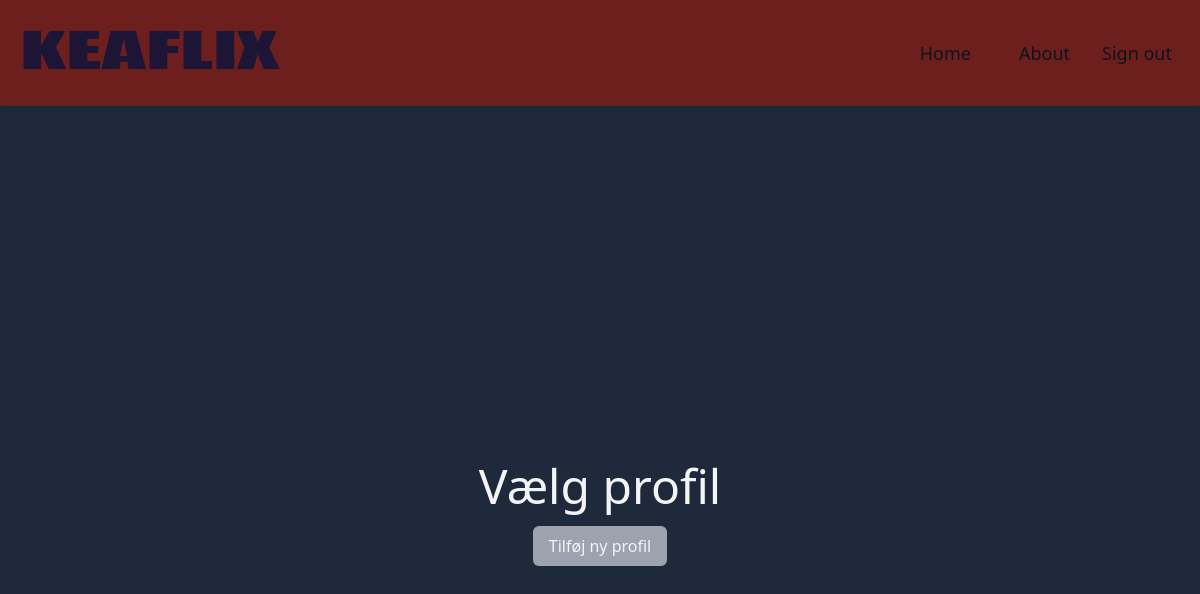
/profile/ (signed in), run on an earlier commit of the app's database.
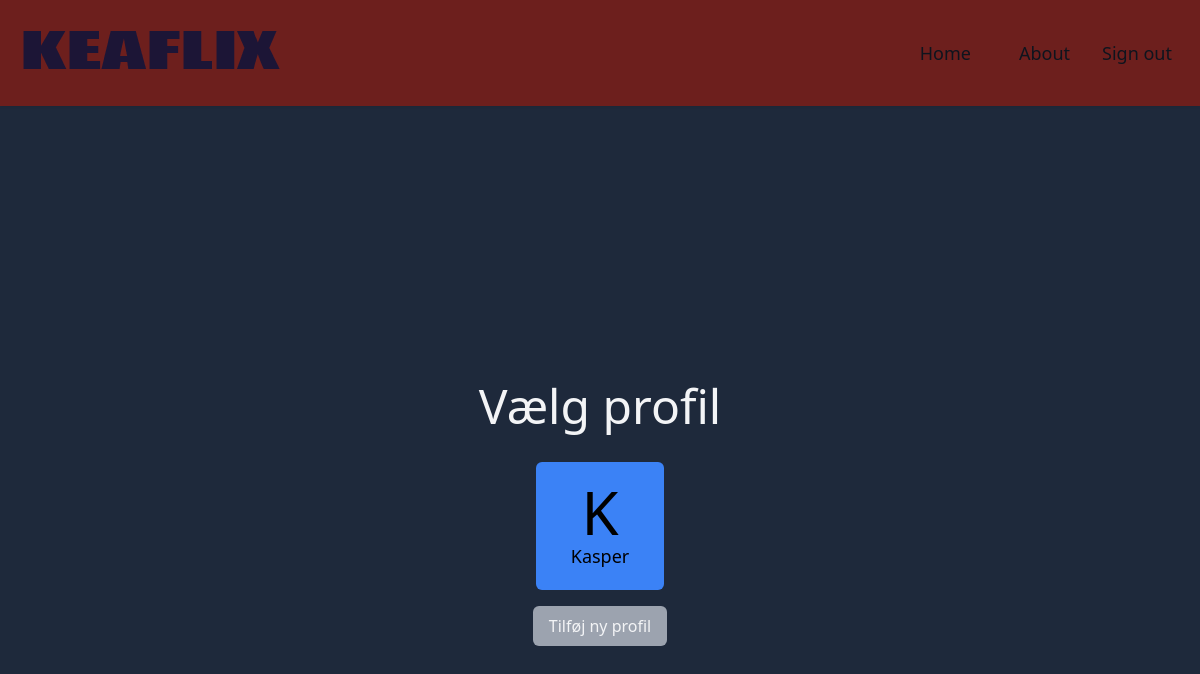
And on a later commit of the database.
### core/models.py (models this page shows)
class Profile(models.Model):
    name      = models.CharField(max_length=255)
    age_limit = models.CharField(max_length=15,choices=AGE_CHOICES)
    uuid      = models.UUIDField(default = uuid.uuid4)

### core/views.py (the view)
# urls.py: path('profile/', ProfileList.as_view(), name='profiles'),
class ProfileList(View):
    def get(self, request, *args, **kwargs):
        profiles = request.user.profiles.all()
        return render(request, 'profile_list.html', { 'profiles':profiles })

### templates/profile_list.html (shortened to what this page needs)
{% extends 'base.html' %}
{% load static %}
{% block body_block %}
    {% include "partials/_navbar.html" %}
    <section class='bg-primary_black min-h-screen py-20 md:py-0 flex-col flex justify-center items-center'>
        <h2 class="text-center font-medium text-5xl my-4 text-gray-100">
            Vælg profil
        </h2>
        <div class="flex flex-wrap justify-center items-center w-10/12  md:w-6/12">
        {% for profile in profiles %}
                <div class="w-32 h-32 m-4  bg-blue-500 flex justify-center items-center flex-col rounded-md cursor-pointer">
                    <p class='text-6xl'>
                        {{profile.name | slice:":1"}}
                    </p>
                    <p class='text-lg'>
                        {{profile.name}}
                    </p>
                </div>
        {% endfor %}
        </div>
        {% if request.user.profiles.all|length < 5 %}
            <div class="flex justify-center items-center">
                <a href="">
                    <button class="px-4 py-2 rounded-md outline-none bg-gray-400 text-gray-100">
                        Tilføj ny profil
                    </button>
                </a>
            </div>
        {% endif %}
    </section>
{% endblock body_block %}

### templates/base.html (shortened to what this page needs)
<!DOCTYPE html>
<html lang="en">
    {% load static %}
<head>
    <link rel="stylesheet" type="text/css" href="{% static 'css/style.css' %}">
</head>
<body>
    {% block body_block %}
    {% endblock body_block %}
</body>
</html>

### templates/partials/_navbar.html (shortened to what this page needs)
<!DOCTYPE html>
<html lang="en">
    {% load static %}
<head>
    <link rel="stylesheet" type="text/css" href="{% static 'css/style.css' %}">
</head>
{% load static %}
 <body class="bg-slate-800">
    <nav class="p-5 shadow md:flex md:items-center md:justify-between opacity-50" style="background-color:#BC1600;">
        <div>
            <span class="text-2x1 font-[Poppins] cursor-pointer">
                <img src= "{% static "KEAFLIX_ORIGINAL.png" %}" alt= "KEAFLIX" >
            </span>
        </div>
        <ul class="md:flex md:items-center">
            <li class="mx-4">
                <a href="" class="py-1 px-2 md:text-lg hover:text-red-500 duration-500">Home</a>
            </li>
            <li class="mx-4">
                <a href="" class="py-1 px-2 md:text-lg hover:text-red-500 duration-500">About</a>
            </li>
            {% if request.user.is_authenticated %}
            <form action="{% url 'account_logout' %}" method="post">
                <button class="bg-primary_red py-1 px-2 md:text-lg rounded-md hover:text-red-500 duration-500">
                    Sign out
                </button>
            </form>
            {% else %}
            <li class="mx-4">
                <button class="bg-primary_red py-1 px-2 md:text-lg rounded-md hover:text-red-500 duration-500">
                    <a href="{% url 'account_login' %}"> Sign in</a>
                </button>
            </li>
            {% endif %}
        </ul>
    </nav>
</body>

### static/css/style.css (style rules this page uses)
html { line-height: 1.5; -webkit-text-size-adjust: 100%; -moz-tab-size: 4; -o-tab-size: 4; tab-size: 4; font-family: ui-sans-serif, system-ui, -apple-system, BlinkMacSystemFont, "Segoe UI", Roboto, "Helvetica Neue", Arial, "Noto Sans", sans-serif, "Apple Color Emoji", "Segoe UI Emoji", "Segoe UI Symbol", "Noto Color Emoji"; }
body { margin: 0; line-height: inherit; }
h1, h2, h3, h4, h5, h6 { font-size: inherit; font-weight: inherit; }
a { color: inherit; text-decoration: inherit; }
button, input, optgroup, select, textarea { font-family: inherit; font-size: 100%; line-height: inherit; color: inherit; margin: 0; padding: 0; }
button, select { text-transform: none; }
button, [type='button'], [type='reset'], [type='submit'] { -webkit-appearance: button; background-color: transparent; background-image: none; }
blockquote, dl, dd, h1, h2, h3, h4, h5, h6, hr, figure, p, pre { margin: 0; }
ol, ul, menu { list-style: none; margin: 0; padding: 0; }
button, [role="button"] { cursor: pointer; }
img, svg, video, canvas, audio, iframe, embed, object { display: block; vertical-align: middle; }
img, video { max-width: 100%; height: auto; }
.m-4 { margin: 1rem; }
.my-4 { margin-top: 1rem; margin-bottom: 1rem; }
.mx-4 { margin-left: 1rem; margin-right: 1rem; }
.flex { display: flex; }
.h-32 { height: 8rem; }
.min-h-screen { min-height: 100vh; }
.w-32 { width: 8rem; }
.w-10\/12 { width: 83.333333%; }
.cursor-pointer { cursor: pointer; }
.flex-col { flex-direction: column; }
.flex-wrap { flex-wrap: wrap; }
.items-center { align-items: center; }
.justify-center { justify-content: center; }
.rounded-md { border-radius: 0.375rem; }
.bg-blue-500 { --tw-bg-opacity: 1; background-color: rgb(59 130 246 / var(--tw-bg-opacity)); }
.bg-gray-400 { --tw-bg-opacity: 1; background-color: rgb(156 163 175 / var(--tw-bg-opacity)); }
.bg-slate-800 { --tw-bg-opacity: 1; background-color: rgb(30 41 59 / var(--tw-bg-opacity)); }
.p-5 { padding: 1.25rem; }
.px-2 { padding-left: 0.5rem; padding-right: 0.5rem; }
.py-2 { padding-top: 0.5rem; padding-bottom: 0.5rem; }
.py-20 { padding-top: 5rem; padding-bottom: 5rem; }
.px-4 { padding-left: 1rem; padding-right: 1rem; }
.py-1 { padding-top: 0.25rem; padding-bottom: 0.25rem; }
.text-center { text-align: center; }
.font-\[Poppins\] { font-family: Poppins; }
.text-5xl { font-size: 3rem; line-height: 1; }
.text-6xl { font-size: 3.75rem; line-height: 1; }
.text-lg { font-size: 1.125rem; line-height: 1.75rem; }
.font-medium { font-weight: 500; }
.text-gray-100 { --tw-text-opacity: 1; color: rgb(243 244 246 / var(--tw-text-opacity)); }
.opacity-50 { opacity: 0.5; }
.shadow { --tw-shadow: 0 1px 3px 0 rgb(0 0 0 / 0.1), 0 1px 2px -1px rgb(0 0 0 / 0.1); --tw-shadow-colored: 0 1px 3px 0 var(--tw-shadow-color), 0 1px 2px -1px var(--tw-shadow-color); box-shadow: var(--tw-ring-offset-shadow, 0 0 #0000), var(--tw-ring-shadow, 0 0 #0000), var(--tw-shadow); }
.outline-none { outline: 2px solid transparent; outline-offset: 2px; }
.duration-500 { transition-duration: 500ms; }
@media (min-width: 768px) { .md\:flex { display: flex; } }
@media (min-width: 768px) { .md\:w-6\/12 { width: 50%; } }
@media (min-width: 768px) { .md\:items-center { align-items: center; } }
@media (min-width: 768px) { .md\:justify-between { justify-content: space-between; } }
@media (min-width: 768px) { .md\:py-0 { padding-top: 0px; padding-bottom: 0px; } }
@media (min-width: 768px) { .md\:text-lg { font-size: 1.125rem; line-height: 1.75rem; } }

What changed in the data, as far as the page shows it:
added Profile: name "K", name "Kasper"
